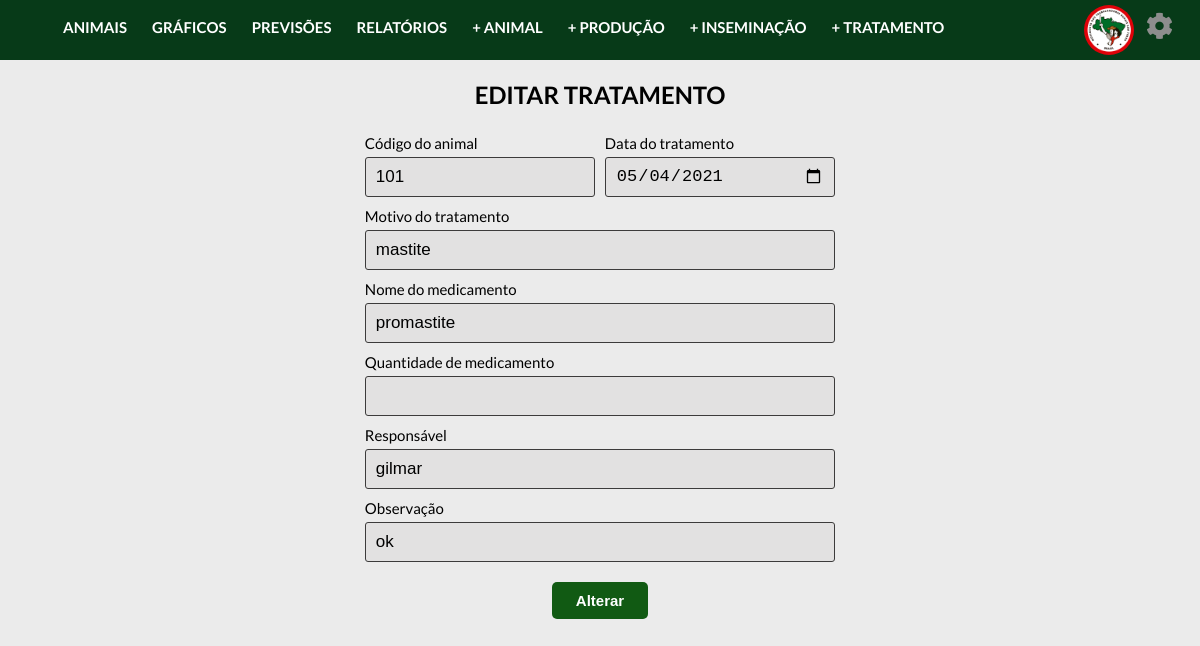
Page /controller/tratamentoController.php?acao=altera&codTratamento=1 on the committed database.
### tables this page shows
create table tratamento(
  codTratamento INTEGER AUTO_INCREMENT PRIMARY KEY,
  codAnimal INTEGER NOT NULL,
  dtTratamento DATE NOT NULL,
  motivoTratamento VARCHAR(100) NOT NULL,
  nomeMedicamento VARCHAR(50) NOT NULL,
  quantidadeMedicamento FLOAT NOT NULL,
  responsavel VARCHAR(30) NOT NULL,
  obs TEXT,
  FOREIGN KEY (codAnimal) REFERENCES animal(codAnimal)
);

### controller/classes/Conexao.php (called while the page is built)
<?php
    class Conexao{
        public static $conexao;
        public static function conecta(){
            if(!isset(self::$conexao)){
                try{
                    self::$conexao = new PDO("mysql:host=localhost; dbname=projetointegrado", "admcooptar", "12345");
                }
                catch(PDOException $e){
                    echo "Erro de conexão: ". $e->getMessage();
                    die();
                }
            }
            return self::$conexao;
        }
    }
?>

### controller/classes/TratamentoDAo.php (called while the page is built, shortened)
<?php
    require_once "Conexao.php";
    require_once "Tratamento.php";
    class TratamentoDAO{
        public $conexao;
        public function __construct(){
            $this->conexao = Conexao::conecta();
        }
        public function buscarAltera($codTratamento){
            try{
                $query = $this->conexao->prepare("select * from tratamento where codTratamento = :i");
                $query->bindParam(":i", $codTratamento);
                $query->execute();
                $registros = $query->fetchAll(PDO::FETCH_CLASS, "Tratamento");
                return $registros[0];
            }
            catch(PDOException $e){
                echo "Erro no acesso aos dados: ". $e->getMessage();
            }
        }
    }
?>

### controller/classes/Tratamento.php (called while the page is built, shortened)
<?php
    class Tratamento{
        private $codAnimal;
        private $dtTratamento;
        private $motivoTratamento;
        private $nomeMedicamento;
        private $responsavel	;
        private $obs;
        public function getCodAnimal(){
            return $this->codAnimal;
        }
        public function getDtTratamento(){
            return $this->dtTratamento;
        }
        public function getMotivoTratamento(){
            return $this->motivoTratamento;
        }
        public function getNomeMedicamento(){
            return $this->nomeMedicamento;
        }
        public function getResponsavel(){
            return $this->responsavel;
        }
        public function getObs(){
            return $this->obs;
        }
    }
?>

### controller/views/alteraTratamento.php (the view, shortened to what this page needs)
<main>
<?php
  $codAnimal = isset($_POST['field_codAnimal']) ? $_POST['field_codAnimal'] : $tratamento->getCodAnimal();
  $motivoTratamento = isset($_POST['field_motivoTratamento']) ? $_POST['field_motivoTratamento'] : $tratamento->getMotivoTratamento();
  $nomeMedicamento = isset($_POST['field_nomeMedicamento']) ? $_POST['field_nomeMedicamento'] : $tratamento->getNomeMedicamento();
  $dtTratamento = isset($_POST['field_dtTratamento']) ? $_POST['field_dtTratamento'] : $tratamento->getDtTratamento();
  $quantidadeMedicamento = isset($_POST['field_quantidadeMedicamento']) ? $_POST['field_quantidadeMedicamento'] : $tratamento->getMotivoTratamento();
  $responsavel = isset($_POST['field_responsavel']) ? $_POST['field_responsavel'] : $tratamento->getResponsavel();
  $obs = isset($_POST['field_obs']) ? $_POST['field_obs'] : $tratamento->getObs();
  ?>
<?php require_once("../includes/header.php");?>
<form action="" class="container-historicos" method="post" enctype="multipart/form-data">
  <h2>EDITAR TRATAMENTO</h2>
  <div class="div-metade">
    <label class="label-cadastra" for="id_codAnimal">Código do animal </label>
    <input type="number" name="field_codAnimal" id="id_codAnimal" value="<?=$codAnimal ?>" required>
  </div>
  <div class="div-metade">
    <label class="label-cadastra" for="id_dtTratamento">Data do tratamento </label>
    <input type="date" name="field_dtTratamento" id="id_dtTratamento" maxlength="100" value="<?=$dtTratamento?>">
  </div>
  <div class="div-inteira">
    <label class="label-cadastra" for="id_motivoTratamento">Motivo do tratamento </label>
    <input type="text" name="field_motivoTratamento" maxlength="100" id="id_motivoTratamento" value="<?=$motivoTratamento?>">
  </div>
  <div class="div-inteira">
    <label class="label-cadastra" for="id_nomeMedicamento">Nome do medicamento </label>
    <input type="text" name="field_nomeMedicamento" id="id_nomeMedicamento" maxlength="50" value="<?=$nomeMedicamento?>">
  </div>
  <div class="div-inteira">
    <label class="label-cadastra" for="id_quantidadeMedicamento">Quantidade de medicamento </label>
    <input type="number" name="field_quantidadeMedicamento" maxlength="50" id="id_quantidadeMedicamento" value="<?=$quantidadeMedicamento?>">
  </div>
  <div class="div-inteira">
    <label class="label-cadastra" for="id_responsavel">Responsável </label>
    <input type="text" name="field_responsavel" maxlength="50" id="id_responsavel" value="<?=$responsavel?>">
  </div>
  <div class="div-inteira">
    <label class="label-cadastra" for="id_obs">Observação </label>
    <input type="text" name="field_obs" maxlength="50" id="id_obs" value="<?=$obs?>">
  </div>
  <button name="adiciona" class="button-form" type="submit">Alterar</button>
</form>

### css/style.css (style rules this page uses)
:root { --primary-color: #073a18; }
body { font-family: 'Lato', sans-serif; margin: 0; transition: transform 0.3s; background-color: #ebebeb; }
button, input[type='submit'] { border: 0; border-radius: 5px; color: #fff; cursor: pointer; padding: 8px 12px; }

### css/adicionar-animal.css (style rules this page uses)
.container-historicos { display: flex; flex-direction: row; justify-content: flex-start; flex-wrap: wrap; margin-left: 30%; width: 40%; }
input[type=date], input[type=text], input[type=file], select, input[type=number], input[type=password], input[type=checkbox] { background-color: #e2e1e1; width: 100%; padding: 6px 10px; margin: 5px 0 5px 0; display: inline-block; border: 1.8px solid #3c3b3b; box-sizing: border-box; border-radius: 3px; font-size: 17px; cursor: pointer; height: 40px; }
.label-cadastra { width: 100%; margin: 5px 0 0 0; display: block; box-sizing: border-box; font-size: 15px; }
.container-historicos h2 { width: 100%; text-align: center; }
.button-form { background-color: #115a13; color: white; padding: 10px; margin: 15px 0 0 40%; border: none; cursor: pointer; width: 20%; font-size: 15px; font-weight: bold; }
.div-metade { width: 48%; margin: 0 1% 0 1%; }
.div-inteira { width: 98%; margin: 0 1% 0 1%; }

### rows in the picture
tratamento: field_codAnimal "101", field_dtTratamento "05/04/2021", field_motivoTratamento "mastite", field_nomeMedicamento "promastite", field_responsavel "gilmar", field_obs "ok"
